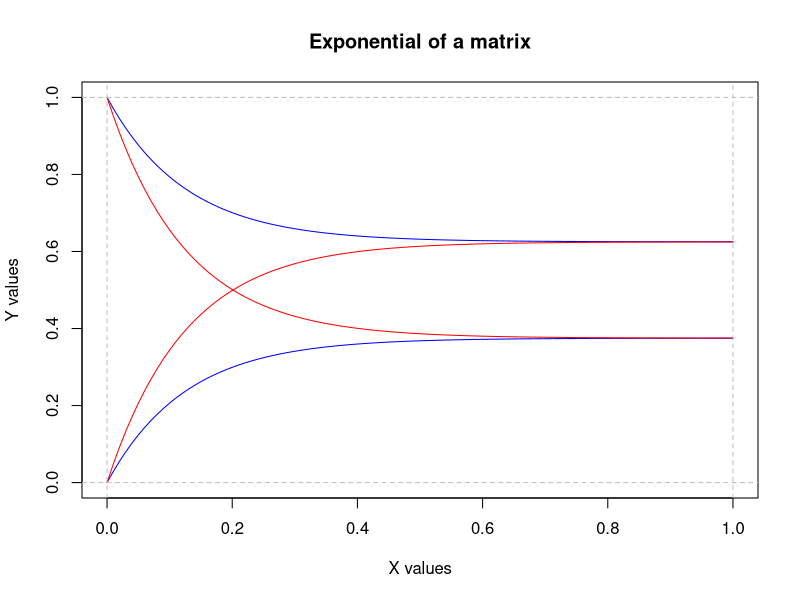

Source code (R):
mat <- matrix(c(-3,3, 5,-5), nrow = 2, ncol = 2, byrow = TRUE)
prec = 0.01

valx <- c()
val1 <- c()
val2 <- c()
val3 <- c()
val4 <- c()

for (i in (0:100))
{
    temp <- Matrix::expm(mat*i*prec)
    val1 <- c(val1, temp[1,1])
    val2 <- c(val2, temp[1,2])
    val3 <- c(val3, temp[2,1])
    val4 <- c(val4, temp[2,2])
    valx <- c(valx, i*prec)
}

jpeg("Rplot.jpg")
#Create the graph
plot(valx, val1, "l", main = "Exponential of a matrix", col = 'blue', xlab = "X values", ylab = "Y values", ylim = c(0,1))
lines(valx, val2, col = 'blue')
lines(valx, val3, col = 'red')
lines(valx, val4, col = 'red')

#Add the grid
abline(v = 0:173,  lty = 2, col = "grey")
abline(h = 0:5,  lty = 2, col = "grey")

#Resize the graph
options(repr.plot.width=15, repr.plot.height=8)

